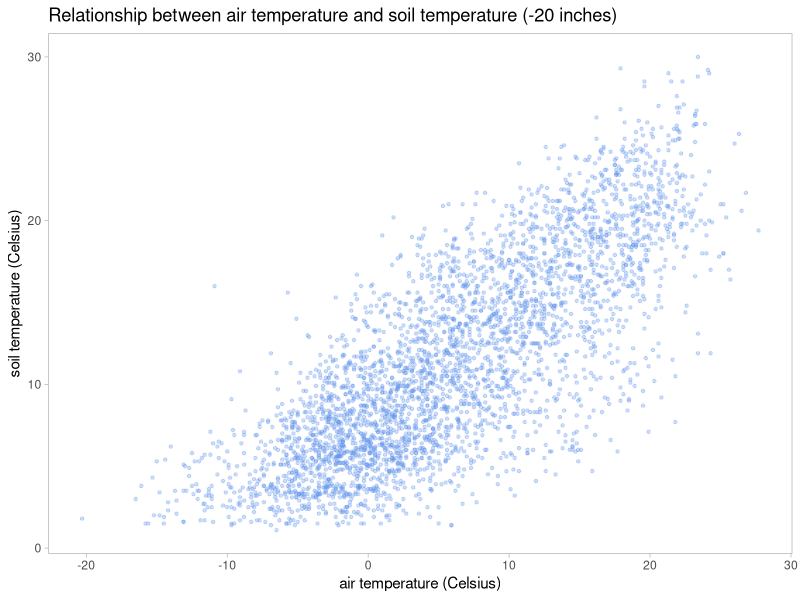
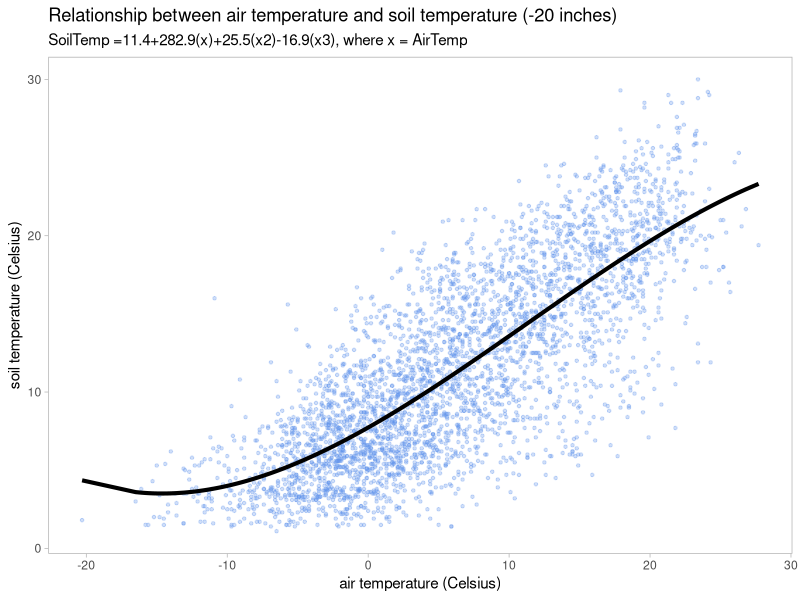
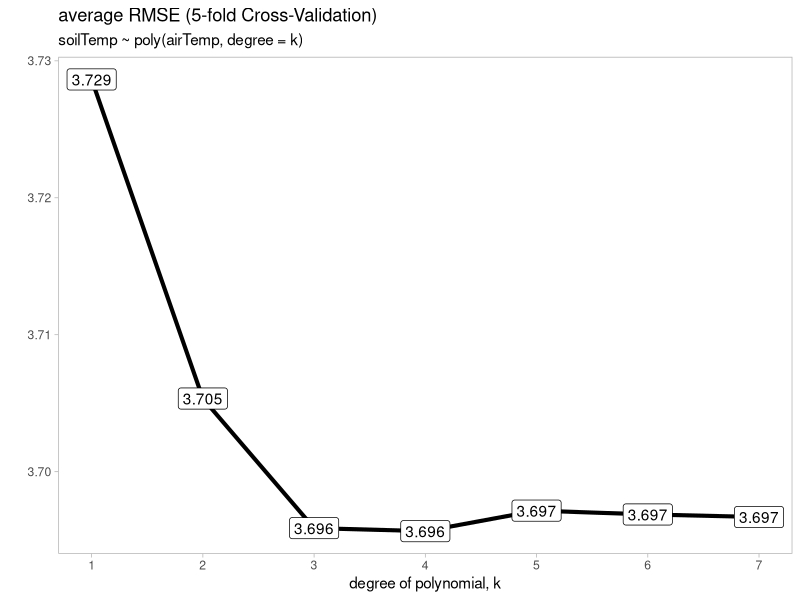

The R source for these figures, in order:
# Using air temperature to predict soil temperature.
# daily sensor data 2002 to 2021

getwd()
setwd("./dataDir")

library(data.table)
library(tidyverse)
library(ggplot2)
library(caret)

rm(list=ls())
# dev.off()
gc()

soilDT = fread("Powder_Mill_soil_data.csv")
glimpse(soilDT)
summary(soilDT)

# # remove summer months July - Sept
soilDT <- soilDT %>%
  mutate(mon = month(Date)) %>%
  filter(mon %in% c(1,2,3,4,5,6,10,11,12)) %>% 
  filter(!is.na(temp_air), !is.na(temp_soil_20))

# plot Air temperature vs. Soil temperature (-20 inches)
p0 <- ggplot(soilDT, aes(x = temp_air, y = temp_soil_20)) + 
  geom_point(color = "cornflowerblue", alpha = 0.3, shape = 20) + 
  labs(title = "Relationship between air temperature and soil temperature (-20 inches)") +
  xlab("air temperature (Celsius)") + ylab("soil temperature (Celsius)") +
  theme_light() + theme(panel.grid = element_blank())
p0

# fitting a polynomial to the data (without CV) =====================
model <- lm(temp_soil_20 ~ poly(temp_air, degree = 3), data = soilDT)
summary(model)
coeff = round(model$coefficients,1)
regEq = paste0("SoilTemp =",coeff[1],"+",coeff[2],"(x)",
              "+",coeff[3],"(x2)","",coeff[4],"(x3), where x = AirTemp")
print(regEq)
# save model
save(model,file = "model_poly3.RData")

# prediction
predictions <- model %>% predict(soilDT[,c("temp_air")])

# plot fitted line
p1 <- p0 + geom_line(aes(y = predictions), size = 1.4)+
  labs(subtitle = regEq)
p1

png('Rplot_polyReg3_result.png',width = 600,height = 400)
p1
dev.off()

#####################################################################
# model selection: 5-fold cross validation
# The K-fold cross-validation method evaluates the model performance 
# on different subset of the training data and then calculate the 
# average RMSE.

# without using R package -------------------------------------------
#Randomly shuffle the data
set.seed(4921)
dt<-soilDT[sample(nrow(soilDT)),]

#Create 5 equally size folds
folds <- cut(seq(1,nrow(dt)),breaks=5,labels=FALSE)
RMSE_save = data.frame(degree=NA,RMSE=NA)

for(k in 1:7){ # for degree k perform 5-fold CV
  sum = 0
  for(i in 1:5){
    #Segment data by fold using the which() function 
    trainID <- which(folds==i,arr.ind=TRUE)
    train.dt <- dt[-trainID, ]
    test.dt <- dt[trainID, ]
    # polynomial regression on training data
    model = lm(temp_soil_20 ~ poly(temp_air, degree = k), 
               data = train.dt)
    # compute RMSE on test data
    predictions <- model %>% predict(test.dt)
    sum = sum + RMSE(predictions, test.dt$temp_soil_20)
  }
  RMSE_save = rbind(RMSE_save,
                    data.frame(degree=k,RMSE=sum/5))
}

p2 <- ggplot(RMSE_save[-1,], aes(x=degree,y=RMSE))+
  geom_line(size = 1.4) + 
  geom_label(aes(label = round(RMSE,3)))+
  scale_x_continuous(breaks = c(1:7)) +
  labs(title = "average RMSE (5-fold Cross-Validation)",
       subtitle = "soilTemp ~ poly(airTemp, degree = k)")+
  xlab("degree of polynomial, k") + ylab("")+
  theme_light() + theme(panel.grid = element_blank())
p2
png('Rplot_RMSE_5fold_CV.png',width = 600,height = 400)
p2
dev.off()

# with R package "caret" --------------------------------------------
# Define training control (5-fold CV)
set.seed(7412)
train.control <- trainControl(method = "cv", number = 5)
dt <- soilDT %>% select(temp_air,temp_soil_20)
# Train the model (varying degree of polynomial)
model_cv <- train(temp_soil_20 ~  poly(temp_air, degree = 3), 
                  data = dt, method = "lm",
                  trControl = train.control)
# save results
k = length(model_cv$coefnames)
result_cv = model_cv$results %>% 
  mutate(degree = k) %>% 
  select(degree,RMSE,Rsquared,MAE)
print(result_cv)
